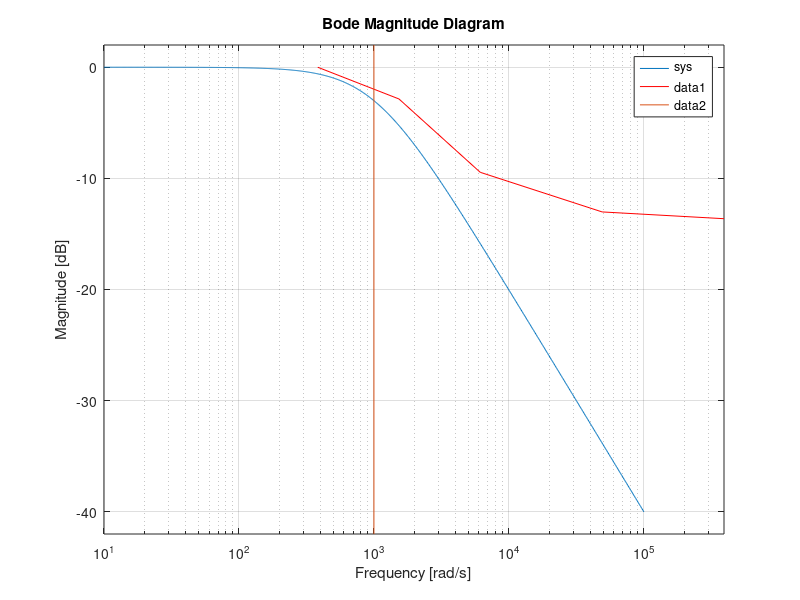

Reproduce this figure in MATLAB.
clc; close all;
% measurements of a PT1
R = 10^3;
C = 10^-6;
f = [62500 62500 62500 62500 62500];
x = [1 8 64 256 1024];
a = f./x
w = a*2*3.14
y = [517 533 637 886 1022];
y = 20 * log (y./1022)

s = tf('s');
a = R * C
sys = 1 / (1+a*s)
bodemag(sys)
hold on
semilogx(w,y,'r');
f_eck=1/(R*C); %Eckfrequenz
hold on
line([f_eck f_eck], get(gca,'YLim'))